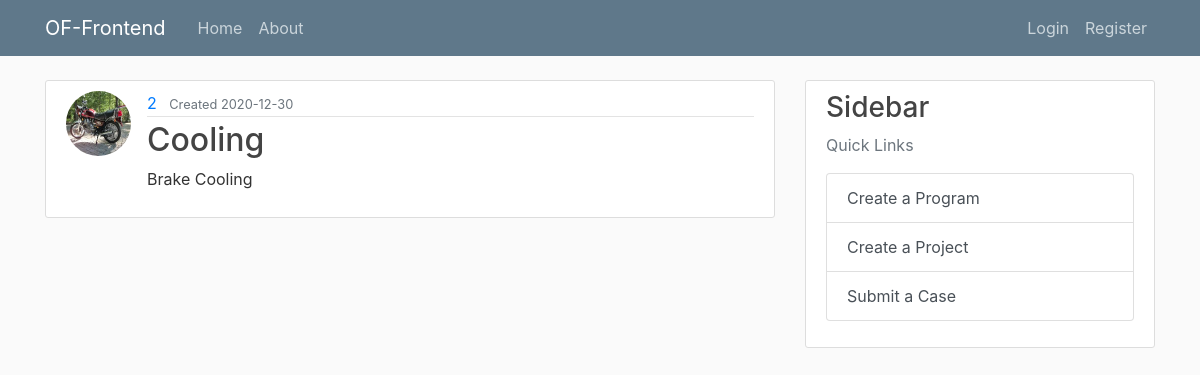
Screenshot of /programs/1/1/ with the database file from the repository.
### flask_website/models.py (models this page shows, shortened)
class User(db.Model, UserMixin):
    __tablename__ = "user"
    id = db.Column(db.Integer, primary_key=True)
    username = db.Column(db.String(20), unique=True, nullable=False)
    email = db.Column(db.String(120), unique=True, nullable=False)
    image_file = db.Column(db.String(20), default="default.jpg")
    password = db.Column(db.String(60), nullable=False)
    create_program = db.relationship("Program", backref="creator", lazy=True)

class Project(db.Model):
    __tablename__ = "project"
    id = db.Column(db.Integer, primary_key=True)
    name = db.Column(db.String(20), unique=True, nullable=False)
    description = db.Column(db.Text, unique=False, nullable=False)
    created_date = db.Column(
        db.DateTime, nullable=False, default=datetime.utcnow
    )  # auto
    created_by = db.Column(db.Integer, db.ForeignKey("user.id"), nullable=False)
    program_id = db.Column(db.Integer, db.ForeignKey("program.id"), nullable=False)
    program = db.relationship("Program", back_populates="project")
    case = db.relationship("Case", back_populates="project")  # forward

### flask_website/routes.py (the view)
@login_required
@app.route("/programs/<int:program_id>/<int:project_id>/")
def project(program_id, project_id):
    program = Program.query.get_or_404(program_id)
    project = Project.query.get_or_404(project_id)
    cases = project.case
    return render_template(
        "project.html",
        title=program.name,
        program=program,
        project=project,
        cases=cases,
    )

### flask_website/templates/project.html (shortened to what this page needs)
{% extends "layout.html" %}
{% block content %}
        <article class="media content-section">
          <img class = "rounded-circle article-img", src="{{ url_for('static',filename = 'profile_pics/' + program.creator.image_file) }}">
          <div class="media-body">
            <div class="article-metadata">
              <a class="mr-2" href="#">{{ project.created_by}}</a>
              <small class="text-muted"> Created {{ project.created_date.strftime('%Y-%m-%d') }}</small>
            </div>
            <h2 class="article-title">{{ project.name }}</h2>
            <p class="article-content">{{ project.description }}</p>
          </div>
        </article>
{% endblock content %}

### flask_website/static/main.css (style rules this page uses)
body { background: #fafafa; color: #333333; margin-top: 5rem; }
h1, h2, h3, h4, h5, h6 { color: #444444; }
.content-section { background: #ffffff; padding: 10px 20px; border: 1px solid #dddddd; border-radius: 3px; margin-bottom: 20px; }
.article-title { color: #444444; }
.article-content { white-space: pre-line; }
.article-img { height: 65px; width: 65px; margin-right: 16px; }
.article-metadata { padding-bottom: 1px; margin-bottom: 4px; border-bottom: 1px solid #e3e3e3 }

### rows the page displays
User: image_file (placeholder picture)
Project: created_by "2", created_date "2020-12-30", name "Cooling", description "Brake Cooling"
